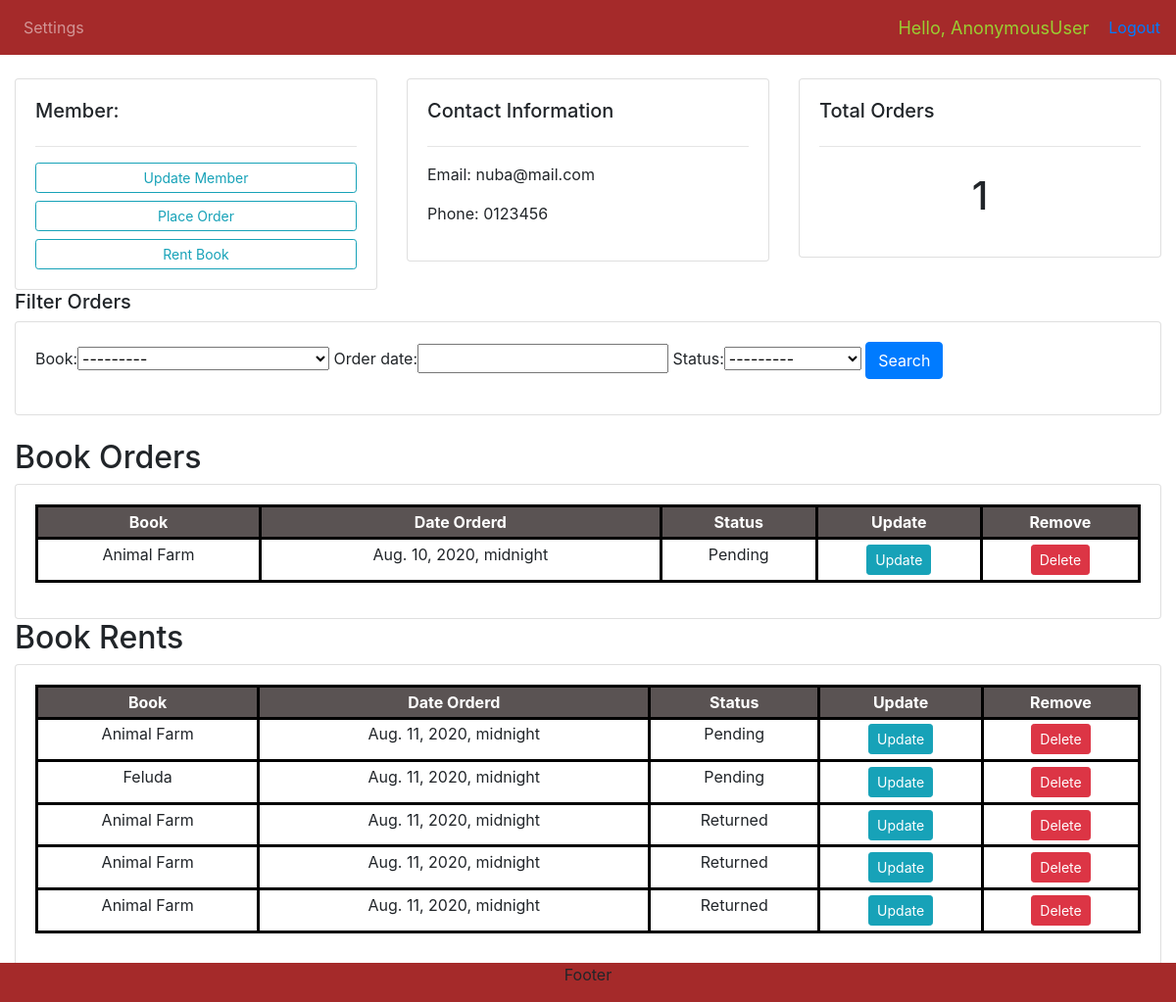
The page /member/1/ on the database as committed earlier.
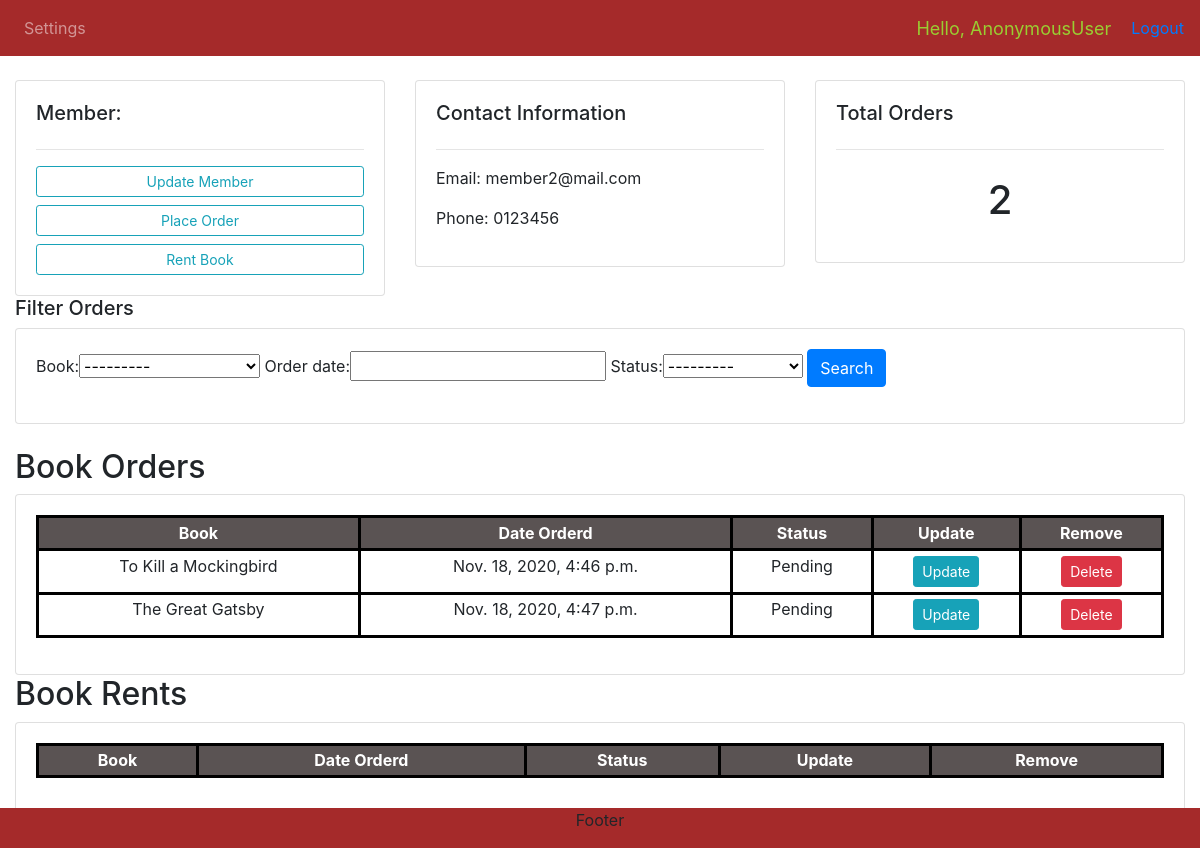
The same page on the database as committed later.
### library/models.py (models this page shows, shortened)
class Member(models.Model):
    user = models.OneToOneField(
        User, blank=True, null=True, on_delete=models.CASCADE)
    name = models.CharField(max_length=200, null=True)
    phone = models.CharField(max_length=200, null=True)
    email = models.CharField(max_length=200, null=True)
    date_of_membership = models.DateTimeField(
        auto_now=False, null=True)
    age = models.CharField(max_length=200, null=True)
    profile_pic = models.ImageField(
        default="profile1.png", null=True, blank=True)

class BookOrder(models.Model):
    STATUS = (
        ('Pending', 'Pending'),
        ('Out for delivery', 'Out for delivery'),
        ('Delivered', 'Delivered'),
    )
    member = models.ForeignKey(Member, null=True, on_delete=models.SET_NULL)
    book = models.ForeignKey(Book, null=True, on_delete=models.SET_NULL)
    order_date = models.DateTimeField(auto_now=True, null=True)
    status = models.CharField(max_length=200, null=True, choices=STATUS)

class Book(models.Model):
    GENRE = (
            ('Science Fiction', 'Science Fiction'),
            ('Thriller', 'Thriller'),
            ('Biography', 'Biography'),
            ('Fable', 'Fable'),
            ('Literature', 'Literature'),
            ('History', 'History'),
    )
    name = models.CharField(max_length=200, null=True)
    description = models.CharField(max_length=200, null=True)
    author = models.CharField(max_length=200, null=True)
    genre = models.CharField(max_length=200, null=True, choices=GENRE)
    ageGroup = models.CharField(max_length=200, null=True)
    bookCopies = models.CharField(max_length=200, null=True)
    date_published = models.DateTimeField(
        auto_now=True, max_length=200, null=True)
    date_of_keeping = models.DateTimeField(
        auto_now=True, max_length=200, null=True)
    def __str__(self):
        return self.name

class BookRent(models.Model):
    STATUS = (
        ('Returned', 'Returned'),
        ('Pending', 'Pending'),
        ('Not Returned', 'Not Returned'),
    )
    member = models.ForeignKey(Member, null=True, on_delete=models.SET_NULL)
    book = models.ForeignKey(Book, null=True, on_delete=models.SET_NULL)
    rental_date = models.DateTimeField()
    status = models.CharField(max_length=200, null=True, choices=STATUS)

### library/views.py (the view)
# urls.py: path('member/<str:pk>/', views.member, name="member"),
def member(request, pk):
    member = Member.objects.get(id=pk)
    orders = member.bookorder_set.all()
    order_count = orders.count()
    rents = member.bookrent_set.all()
    orderFilter = OrderFilter(request.GET, queryset=orders)
    orders = orderFilter.qs
    context = {'member': member, 'orders': orders,
               'order_count': order_count, 'rents': rents,
               'orderFilter': orderFilter}
    return render(request, 'library/member.html', context)

### library/templates/library/member.html
{% extends 'library/main.html' %}
{% block content %}
<br>
<div class="row">
	<div class="col-md">
		<div class="card card-body">
			<h5>Member:</h5>
			<hr>
			<a class="btn btn-outline-info  btn-sm btn-block" href="">Update Member</a>
			<a class="btn btn-outline-info  btn-sm btn-block"
			href="{% url 'order_book' member.id %}">Place Order</a>
			<a class="btn btn-outline-info  btn-sm btn-block"
			href="{% url 'rent_book' member.id %}">Rent Book</a>
		</div>
	</div>
	<div class="col-md">
		<div class="card card-body">
			<h5>Contact Information</h5>
			<hr>
			<p>Email: {{member.email}}</p>
			<p>Phone: {{member.phone}}</p>
		</div>
	</div>
	<div class="col-md">
		<div class="card card-body">
			<h5>Total Orders</h5>
			<hr>
			<h1 style="text-align: center;padding: 10px">{{order_count}}</h1>
		</div>
	</div>
</div>
<h5>Filter Orders</h5>
<div class="row">
	<div class="col">
		<div class="card card-body">
			<form method="get">
                {{orderFilter.form}}
		    <button class="btn btn-primary" type="submit">Search</button>
		  </form>
		</div>
	</div>
</div>
<br>
<h2>Book Orders</h2>
<div class="row">
	<div class="col-md">
		<div class="card card-body">
			<table class="table table-sm">
				<tr>
					<th>Book</th>
					<th>Date Orderd</th>
					<th>Status</th>
					<th>Update</th>
					<th>Remove</th>
				</tr>
				{% for order in orders %}
				<tr>
					<td>{{order.book}}</td>
					<td>{{order.order_date}}</td>
					<td>{{order.status}}</td>
					<td><a class="btn btn-sm btn-info"
						href="{% url 'update_order' order.id %}">Update</a></td>
					<td><a class="btn btn-sm btn-danger"
						href="{% url 'delete_order' order.id %}">Delete</a></td>
				</tr>
				{% endfor %}
			</table>
		</div>
	</div>
</div>
<h2>Book Rents</h2>
<div class="row">
	<div class="col-md">
		<div class="card card-body">
			<table class="table table-sm">
				<tr>
					<th>Book</th>
					<th>Date Orderd</th>
					<th>Status</th>
					<th>Update</th>
					<th>Remove</th>
				</tr>
				{% for rent in rents %}
				<tr>
					<td>{{rent.book}}</td>
					<td>{{rent.rental_date}}</td>
					<td>{{rent.status}}</td>
					<td><a class="btn btn-sm btn-info"
						href="">Update</a></td>
					<td><a class="btn btn-sm btn-danger"
						href="">Delete</a></td>
				</tr>
				{% endfor %}
			</table>
		</div>
	</div>
</div>
{% endblock %}

Rows that differ between the two databases and show on the page:
removed BookRent: book "Animal Farm", rental_date "Aug. 11, 2020, midnight", status "Pending"
removed BookRent: book "Feluda", rental_date "Aug. 11, 2020, midnight", status "Pending"
removed BookRent: book "Animal Farm", rental_date "Aug. 11, 2020, midnight", status "Returned"
removed BookRent: book "Animal Farm", rental_date "Aug. 11, 2020, midnight", status "Returned"
removed BookRent: book "Animal Farm", rental_date "Aug. 11, 2020, midnight", status "Returned"
changed Member: email "nuba@mail.com" → "member2@mail.com"
changed BookOrder: book "Animal Farm" → "To Kill a Mockingbird"; order_date "Aug. 10, 2020, midnight" → "Nov. 18, 2020, 4:46 p.m."
added BookOrder: book "The Great Gatsby", order_date "Nov. 18, 2020, 4:47 p.m.", status "Pending"
Other text that changed with them:
{{ order_count }}: "1" → "2"
